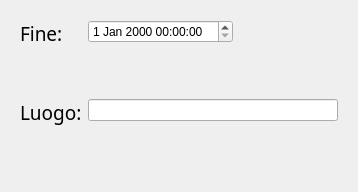
             <widget class="QWidget" name="page_4">
              <layout class="QVBoxLayout" name="verticalLayout_12">
               <item>
                <widget class="QWidget" name="widget_3" native="true">
                 <layout class="QVBoxLayout" name="verticalLayout_9">
                  <item>
                   <layout class="QFormLayout" name="formLayout_3">
                    <item row="0" column="0">
                     <widget class="QLabel" name="dataFineLabel">
                      <property name="font">
                       <font>
                        <family>Sitka</family>
                        <pointsize>14</pointsize>
                       </font>
                      </property>
                      <property name="text">
                       <string>Fine:</string>
                      </property>
                     </widget>
                    </item>
                    <item row="0" column="1">
                     <widget class="QDateTimeEdit" name="dataFineDateTimeEdit">
                      <property name="sizePolicy">
                       <sizepolicy hsizetype="Fixed" vsizetype="Fixed">
                        <horstretch>0</horstretch>
                        <verstretch>0</verstretch>
                       </sizepolicy>
                      </property>
                     </widget>
                    </item>
                    <item row="1" column="0">
                     <spacer name="verticalSpacer_11">
                      <property name="orientation">
                       <enum>Qt::Orientation::Vertical</enum>
                      </property>
                      <property name="sizeHint" stdset="0">
                       <size>
                        <width>20</width>
                        <height>40</height>
                       </size>
                      </property>
                     </spacer>
                    </item>
                    <item row="2" column="0">
                     <widget class="QLabel" name="luogoLabel">
                      <property name="font">
                       <font>
                        <family>Sitka</family>
                        <pointsize>14</pointsize>
                       </font>
                      </property>
                      <property name="text">
                       <string>Luogo:</string>
                      </property>
                     </widget>
                    </item>
                    <item row="2" column="1">
                     <widget class="QLineEdit" name="luogoLineEdit">
                      <property name="sizePolicy">
                       <sizepolicy hsizetype="Fixed" vsizetype="Fixed">
                        <horstretch>0</horstretch>
                        <verstretch>0</verstretch>
                       </sizepolicy>
                      </property>
                      <property name="minimumSize">
                       <size>
                        <width>250</width>
                        <height>0</height>
                       </size>
                      </property>
                     </widget>
                    </item>
                    <item row="3" column="0">
                     <spacer name="verticalSpacer_9">
                      <property name="orientation">
                       <enum>Qt::Orientation::Vertical</enum>
                      </property>
                      <property name="sizeHint" stdset="0">
                       <size>
                        <width>20</width>
                        <height>40</height>
                       </size>
                      </property>
                     </spacer>
                    </item>
                   </layout>
                  </item>
                 </layout>
                </widget>
               </item>
              </layout>
             </widget>
